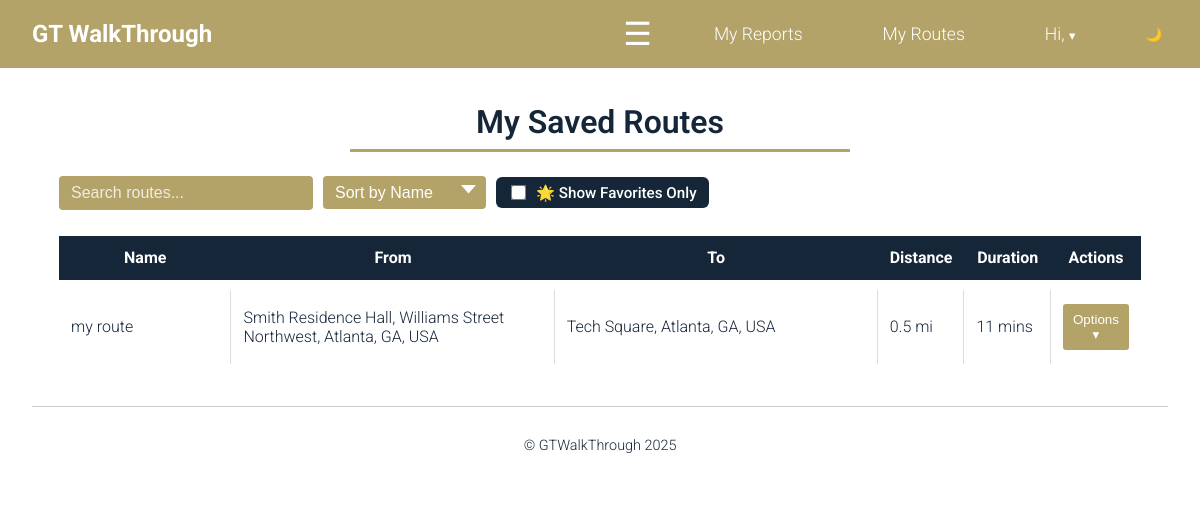
The app's page /my_routes/ (signed in) with its own data.
### gtwt_app/models.py (models this page shows, shortened)
class SavedRoute(models.Model):
    user          = models.ForeignKey(User, on_delete=models.CASCADE, related_name='saved_routes')
    name          = models.CharField(max_length=100)
    origin        = models.CharField(max_length=255)
    destination   = models.CharField(max_length=255)
    travel_mode   = models.CharField(max_length=20)
    steps         = models.JSONField()
    distance_text = models.CharField(max_length=50)
    duration_text = models.CharField(max_length=50)
    created_at    = models.DateTimeField(auto_now_add=True)
    is_favorite = models.BooleanField(default=False)

### gtwt_app/views.py (the view)
# urls.py: path('my_routes/', views.my_routes, name='my_routes'),
@login_required
def my_routes(request):
    routes = SavedRoute.objects.filter(user=request.user).order_by('-is_favorite', '-created_at')
    for r in routes:
        if r.steps:
            r.steps_json = json.dumps(r.steps, cls=DjangoJSONEncoder).replace('"', '&quot;')
        else:
            r.steps_json = "[]" #fallback
    return render(request, 'my_routes.html', {'routes': routes})

### gtwt_app/templates/my_routes.html (shortened to what this page needs)
{% extends "base.html" %}
{% load static %}
 {% block content %}
<div style="padding: 0 1rem">
  <h2 class="page-heading">My Saved Routes</h2>
  {% if routes %}
  <div class="table-wrapper">
    <div class="search-sort-container">
      <input type="text" id="searchInput" placeholder="Search routes..." />
      <select id="sortSelect">
        <option value="name">Sort by Name</option>
      </select>
      <label
        for="favoritesOnlyToggle"
        style="
          display: flex;
          align-items: center;
          gap: 8px;
          padding: 6px 12px;
          border-radius: 6px;
          background-color: var(--clr-GT-blue);
          color: white;
          cursor: pointer;
          font-weight: 500;
          font-size: 0.95rem;
          user-select: none;
        "
      >
        <input
          type="checkbox"
          id="favoritesOnlyToggle"
          style="
            transform: scale(1.2);
            accent-color: var(--clr-GT-gold);
            cursor: pointer;
          "
        />
        🌟 Show Favorites Only
      </label>
    </div>
    <table class="route-table" id="routesTable">
      <thead>
        <tr>
          <th style="width: 16%">Name</th>
          <th style="width: 30%">From</th>
          <th style="width: 30%">To</th>
          <th style="width: 8%">Distance</th>
          <th style="width: 8%">Duration</th>
          <th style="width: 8%">Actions</th>
        </tr>
      </thead>
      <tbody>
        {% for r in routes %}
        <tr data-route-id="{{ r.id }}">
          <td>
            <span class="route-name">{{ r.name }}</span>
          </td>
          <td>{{ r.origin }}</td>
          <td>{{ r.destination }}</td>
          <td class="distance">{{ r.distance_text }}</td>
          <td class="duration">{{ r.duration_text }}</td>
          <td>
            <div class="dropdown-wrapper">
              <button class="route-btn actions-dropdown-btn">Options ▾</button>
            </div>
          </td>
        </tr>
        {% endfor %}
      </tbody>
    </table>
  </div>
  {% else %}
  <p>You haven’t saved any routes yet.</p>
  {% endif %} {% endblock %}

### gtwt_app/static/css/style.css (style rules this page uses)
:root { --clr-GT-blue: #162639; --clr-GT-gold: #B3A369; --clr-GT-gold-dark: #8f7b43; --clr-nav: var(--clr-GT-gold); --clr-bg: white; --clr-text: #162639; --fs-base: 1rem; --fs-lg: 1.5rem; --fs-xl: 2rem; --space-sm: 0.5rem; --space-md: 1rem; --space-lg: 2rem; }
body { font-family: "Roboto", sans-serif; margin: 0; padding: 0; background-color: var(--clr-bg); color: var(--clr-text); font-weight: 300; }
.page-heading { font-size: 2rem; font-weight: 600; text-align: center; color: var(--clr-GT-blue); border-bottom: 3px solid var(--clr-GT-gold); padding-bottom: 0.5rem; margin-bottom: 1.5rem; max-width: 500px; margin-left: auto; margin-right: auto; }
html, body { height: 100%; margin: 0; display: flex; flex-direction: column; }

### gtwt_app/templates/my_routes.html (style rules this page uses)
.route-btn { background-color: #b3a369; border: 0px solid; color: white; padding: 8px; border-radius: 3px; }
.search-sort-container { gap: 10px; display: flex; margin: 0 auto 1rem auto; align-items: center; justify-content: flex-start; width: 98%; }
.search-sort-container input, .search-sort-container select { box-sizing: border-box; }
#searchInput, #sortSelect { padding: 8px 12px; border: none; border-radius: 4px; background-color: #b3a369; color: white; font-size: 1rem; }
#searchInput { flex: none; min-width: 254px; }
#sortSelect { padding: 8px 12px; border: none; border-radius: 4px; background-color: #b3a369; color: white; font-size: 1rem; width: 163px; appearance: none; background-repeat: no-repeat; background-position: right 10px center; background-size: 15px; cursor: pointer; }
#searchInput::placeholder { color: white; opacity: 0.8; }
table.route-table { width: 98%; margin: auto; border-collapse: separate; border-spacing: 0 10px; }
table.route-table th { background-color: #162639; color: white; padding: 12px; border-bottom: 1px solid #162639; }
table.route-table td { background-color: white; padding: 14px 12px; vertical-align: middle; border-right: 1px solid #ddd; }
table.route-table td:last-child { border-right: none; }
.table-wrapper { width: 100%; margin: 0 auto; }
.dropdown-wrapper { position: relative; display: inline-block; }
.actions-dropdown-btn { background-color: #b3a369; color: white; border: none; padding: 8px 10px; border-radius: 3px; cursor: pointer; }

### records on screen
SavedRoute: name "my route", origin "Smith Residence Hall, Williams Street Northwest, Atlanta, GA, USA", destination "Tech Square, Atlanta, GA, USA", distance_text "0.5 mi", duration_text "11 mins"
